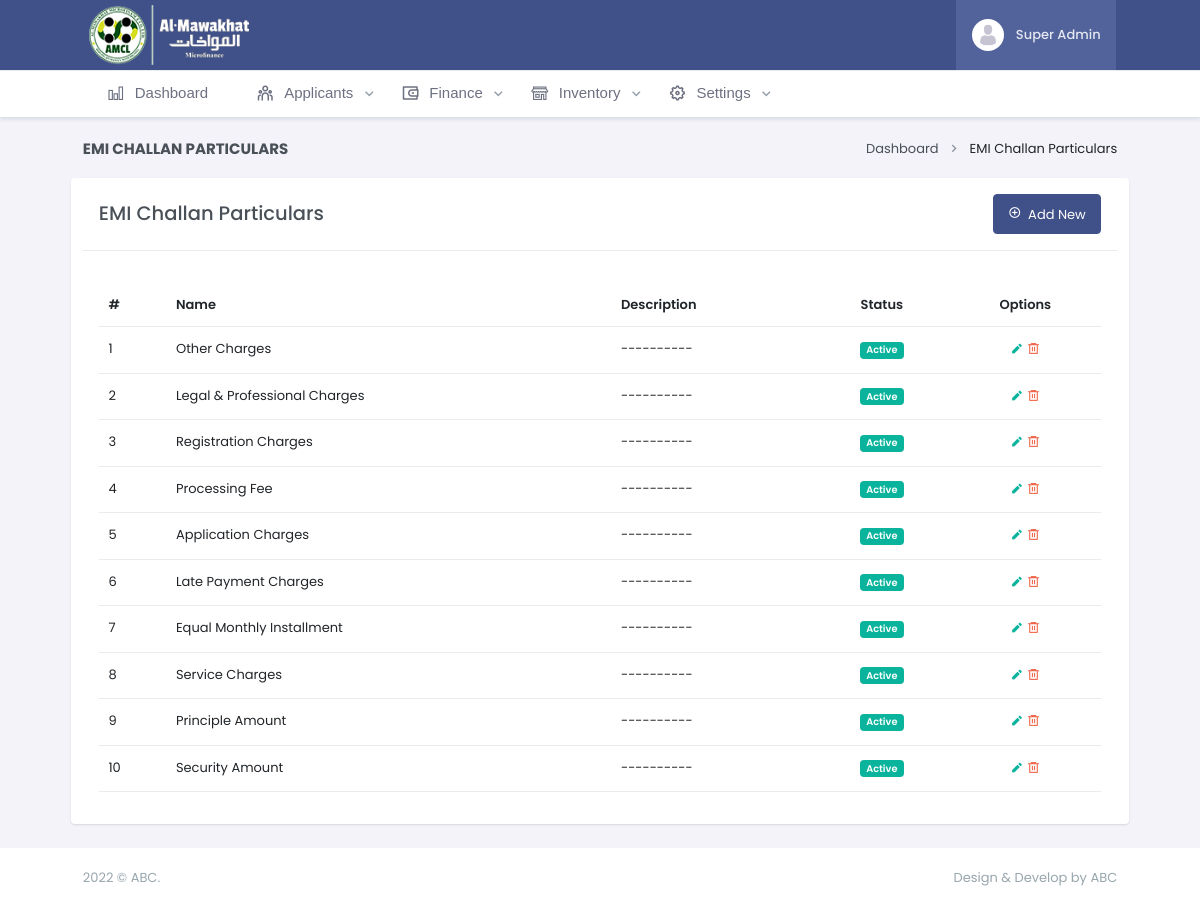
The page /emi-challan-particulars (signed in) on the database its author committed.
### finance/models.py (models this page shows, shortened)
class EMIChallanParticular(models.Model):
    STAUTS_CHOICES = (
        (1, 'Active'),
        (2, 'Inactive'),
    )
    status = models.IntegerField(choices=STAUTS_CHOICES, default=1)
    name = models.CharField(max_length=100)
    description = models.TextField(blank=True, null=True)
    class Meta:
        verbose_name = 'EMI Challan Particular'
        verbose_name_plural = 'EMI Challan Particulars'

### finance/views.py (the view, shortened to what this page needs)
# urls.py: path('emi-challan-particulars', emiChallanParticulars, name='emi-challan-particulars'),
@login_required
def emiChallanParticulars(request):
    modes = EMIChallanParticular.objects.all().order_by('-id')
    form = EMIChallanParticularForm()
    context = {
        'modes' : modes,
        'form' : form,
    }
    return render(request, 'finance/settings/emi-challan-particulars.html', context)

### templates/finance/settings/emi-challan-particulars.html (shortened to what this page needs)
{% extends 'base.html' %} {% load static %} {% load crispy_forms_tags %} {% load crispy_forms_field %}
{% block body %}
<div class="row">
    <div class="col-12">
        <div class="page-title-box d-sm-flex align-items-center justify-content-between">
            <h4 class="mb-sm-0">EMI Challan Particulars</h4>
            <div class="page-title-right">
                <ol class="breadcrumb m-0">
                    <li class="breadcrumb-item">
                        <a href="{% url 'settings:dashboard' %}">Dashboard</a>
                    </li>
                    <li class="breadcrumb-item">EMI Challan Particulars</li>
                </ol>
            </div>
        </div>
    </div>
</div>
<div class="row">
    <div class="card">
        <div class="card-header d-sm-flex align-items-center justify-content-between">
            <h4 class="mb-sm-0">EMI Challan Particulars</h4>
            <button type="button" class="btn btn-primary" data-bs-toggle="modal" data-bs-target="#addModeModal">
                <i class="ri-add-circle-line"></i>&nbsp Add New
            </button>
        </div>
        <div class="card-body mt-3">
            {% if modes|length %}
            <div class=" table-responsive">
                <table class="table">
                    <thead>
                        <tr>
                            <th>#</th>
                            <th>Name</th>
                            <th>Description</th>
                            <th class="text-center">Status</th>
                            <th class="text-center">Options</th>
                        </tr>
                    </thead>
                    <tbody>
                        {% for i in modes %}
                        <tr>
                            <td scope="row">{{forloop.counter}}</td>
                            <td>{{i.name}}</td>
                            <td>
                                {% if i.description %}
                                {{i.description}}
                                {% else %}
                                ----------
                                {% endif %}
                            </td>
                            <td class="text-center">
                                {% if i.status == 1 %}
                                <span class="badge bg-success">{{i.get_status_display}}</span>
                                {% else %}
                                <span class="badge bg-danger">{{i.get_status_display}}</span>
                                {% endif %}
                            </td>
                            <td class="text-center">
                                <a type="button" class="text-success update-btn" data-id="{{i.id}}"
                                    data-name="{{i.name}}" data-status="{{i.status}}"
                                    data-description="{{i.description}}" data-bs-toggle="modal"
                                    data-bs-target="#updateModeModal">
                                    <i class="ri-pencil-fill"></i>
                                </a>
                                <a type="button" class="text-danger delete-btn" data-bs-toggle="modal"
                                    data-bs-target="#DeleteModeModal" data-id="{{i.id}}" data-name="{{i.name}}">
                                    <i class="ri-delete-bin-6-line"></i>
                                </a>
                            </td>
                        </tr>
                        {% endfor %}
                    </tbody>
                </table>
            </div>
            {% else %}
            <div class="card-header">
                <h4 class="text-center">No record found</h4>
            </div>
            {% endif %}
        </div>
    </div>
</div>
{% endblock body %}

### templates/base.html (shortened to what this page needs)
{% load static %}
<!doctype html>
<html lang="en" data-layout="horizontal" data-layout-style="" data-layout-position="fixed" data-topbar="dark">
<head>
    <link href="{% static 'libs/jsvectormap/css/jsvectormap.min.css' %}" rel="stylesheet" type="text/css" />
    <link rel="stylesheet" href="{% static 'libs/dropzone/dropzone.css' %}" type="text/css" />
    <link rel="stylesheet" href="{% static 'libs/filepond/filepond.min.css' %}" type="text/css" />
    <link rel="stylesheet"
        href="{% static 'libs/filepond-plugin-image-preview/filepond-plugin-image-preview.min.css' %}">
    <link href="https://cdn.jsdelivr.net/npm/select2@4.1.0-rc.0/dist/css/select2.min.css" rel="stylesheet" />
    <link href="{% static 'css/bootstrap.min.css' %}" rel="stylesheet" type="text/css" />
    <link href="{% static 'css/icons.min.css' %}" rel="stylesheet" type="text/css" />
    <link href="{% static 'css/app.min.css' %}" rel="stylesheet" type="text/css" />
    <link href="{% static 'css/custom.min.css' %}" rel="stylesheet" type="text/css" />
    <link href="{% static 'libs/sweetalert2/sweetalert2.min.css' %}" rel="stylesheet" type="text/css" />
</head>
<body>
    <div id="layout-wrapper">
        <header id="page-topbar">
            <div class="layout-width">
                <div class="navbar-header">
                    <div class="d-flex">
                        <div class="navbar-brand-box horizontal-logo">
                            <a href="{% url 'settings:dashboard' %}" class="logo logo-light">
                                <span class="logo-lg">
                                    <img src="{% static 'images/logo-light.png' %}" alt="" height="60">
                                </span>
                            </a>
                        </div>
                    </div>
                    <div class="d-flex align-items-center">
                        <div class="dropdown ms-sm-3 header-item topbar-user">
                            <button type="button" class="btn" id="page-header-user-dropdown" data-bs-toggle="dropdown"
                                aria-haspopup="true" aria-expanded="false">
                                <span class="d-flex align-items-center">
                                    <img class="rounded-circle header-profile-user"
                                        src="{% static 'images/users/avatar.jpg' %}" alt="Header Avatar">
                                    <span class="text-start ms-xl-2">
                                        <span
                                            class="d-none d-xl-inline-block ms-1 fw-medium user-name-text">{{request.user.first_name}}
                                            {{request.user.last_name}}</span>
                                    </span>
                                </span>
                            </button>
                        </div>
                    </div>
                </div>
            </div>
        </header>
        <div class="app-menu navbar-menu">
            <div id="scrollbar">
                <div class="container-fluid">
                    <ul class="navbar-nav" id="navbar-nav">
                        <li class="nav-item">
                            <a class="nav-link" href="{% url 'settings:dashboard' %}" aria-expanded="false"
                                aria-controls="sidebarDashboards">
                                <i class="las la-chart-bar"></i> <span data-key="t-dashboards">Dashboard</span>
                            </a>
                        </li>
                        <li class="nav-item">
                            <a class="nav-link" href="{% url 'settings:dashboard' %}" data-bs-toggle="collapse"
                                role="button" aria-expanded="false" aria-controls="sidebarDashboards">
                                <i class=" ri-team-line"></i> <span data-key="t-dashboards">Applicants</span>
                            </a>
                        </li>
                        <li class="nav-item">
                            <a class="nav-link" href="#" data-bs-toggle="collapse" role="button" aria-expanded="false"
                                aria-controls="sidebarDashboards">
                                <i class="ri-wallet-3-line"></i> <span data-key="t-dashboards">Finance</span>
                            </a>
                        </li>
                        <li class="nav-item">
                            <a class="nav-link" data-bs-toggle="collapse" role="button" aria-expanded="false"
                                aria-controls="sidebarDashboards">
                                <i class="las la-store-alt"></i> <span data-key="t-dashboards">Inventory</span>
                            </a>
                        </li>
                        <li class="nav-item">
                            <a class="nav-link" data-bs-toggle="collapse" role="button" aria-expanded="false"
                                aria-controls="sidebarDashboards">
                                <i class=" ri-settings-5-line"></i> <span data-key="t-dashboards">Settings</span>
                            </a>
                        </li>
                    </ul>
                </div>
            </div>
        </div>
    </div>
    <div class="main-content">
        <div class="page-content">
            <div class="container-fluid">
                {% block body %} {% endblock body %}
            </div>
        </div>
        <footer class="footer">
            <div class="container-fluid">
                <div class="row">
                    <div class="col-sm-6">
                         © ABC.
                    </div>
                    <div class="col-sm-6">
                        <div class="text-sm-end d-none d-sm-block">
                            Design & Develop by ABC
                        </div>
                    </div>
                </div>
            </div>
        </footer>
    </div>
</body>
</html>

### rows shown on the page
EMIChallanParticular: name "Other Charges", status "Active"
EMIChallanParticular: name "Legal & Professional Charges", status "Active"
EMIChallanParticular: name "Registration Charges", status "Active"
EMIChallanParticular: name "Processing Fee", status "Active"
EMIChallanParticular: name "Application Charges", status "Active"
EMIChallanParticular: name "Late Payment Charges", status "Active"
EMIChallanParticular: name "Equal Monthly Installment", status "Active"
EMIChallanParticular: name "Service Charges", status "Active"
EMIChallanParticular: name "Principle Amount", status "Active"
EMIChallanParticular: name "Security Amount", status "Active"

### other values the page prints
{{ request.user.first_name }} "Super"
{{ request.user.last_name }} "Admin"
